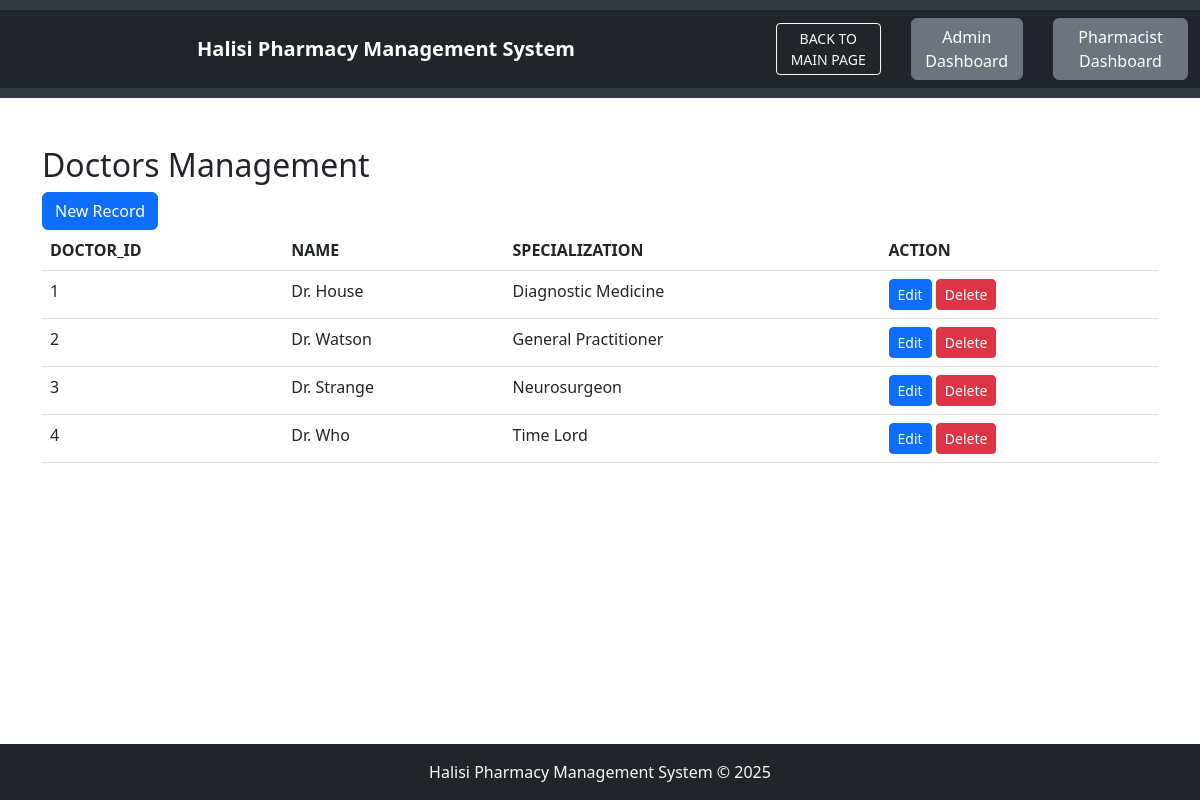
/doctors_management/doctors.php, run on the app's committed database.
### tables this page shows
CREATE TABLE `doctors` (
  `doctor_id` int(11) NOT NULL,
  `name` varchar(100) NOT NULL,
  `specialization` varchar(100) DEFAULT NULL
);

### doctors_management/doctors.php (the view, shortened to what this page needs)
<!DOCTYPE html>
<html lang="en">
<head>
    <?php
    include 'header.php';
    ?>
    <link rel="stylesheet" href="/PHARMACY/bootstrap-5.2.3-dist/css/bootstrap.min.css">
</head>
<body>
    <div class="container my-5">
        <h2>Doctors Management</h2>
        <a class="btn btn-primary" href="/PHARMACY/doctors_management/create.php" role="button">New Record</a>
        <br>
        <table class="table">
            <thead>
                <tr>
                    <th>DOCTOR_ID</th>
                    <th>NAME</th>
                    <th>SPECIALIZATION</th>
                    <th>ACTION</th>
                </tr>
            </thead>
            <tbody>
                <?php
                $servername = "localhost";
                $username = "root";
                $password = "";
                $dbname = "HALISI_PHARMACY_MGT_SYS";
                $conn = new mysqli($servername, $username, $password, $dbname);
                $sql = "SELECT * FROM doctors";
                $result = $conn->query($sql);
                while($row = $result->fetch_assoc()) {
                    echo "
                    <tr>
                    <td>$row[doctor_id]</td>
                    <td>$row[name]</td>
                    <td>$row[specialization]</td>
                    <td>
                    <a class='btn btn-primary btn-sm' href='/PHARMACY/doctors_management/edit.php?doctor_id=$row[doctor_id]'>Edit</a>
                    <a class='btn btn-danger btn-sm' href='/PHARMACY/doctors_management/delete.php?doctor_id=$row[doctor_id]'>Delete</a>
                    </td>
                </tr>
                    ";
                }
                ?>
            </tbody>
        </table>
    </div>
</body>
<?php include 'footer.php'; ?>
</html>

### doctors_management/footer.php (style rules this page uses)
body { display: flex; flex-direction: column; min-height: 100vh; margin: 0; }

### data on the page
doctors: doctor_id "1", name "Dr. House", specialization "Diagnostic Medicine"
doctors: doctor_id "2", name "Dr. Watson", specialization "General Practitioner"
doctors: doctor_id "3", name "Dr. Strange", specialization "Neurosurgeon"
doctors: doctor_id "4", name "Dr. Who", specialization "Time Lord"
